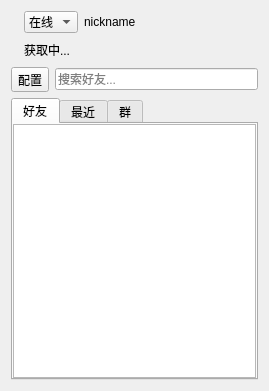
<?xml version="1.0" encoding="UTF-8"?>
<ui version="4.0">
 <class>Widget</class>
 <widget class="QWidget" name="Widget">
  <property name="geometry">
   <rect>
    <x>0</x>
    <y>0</y>
    <width>269</width>
    <height>391</height>
   </rect>
  </property>
  <layout class="QVBoxLayout" name="verticalLayout_5">
   <item>
    <widget class="QStackedWidget" name="stackedWidget">
     <property name="currentIndex">
      <number>1</number>
     </property>
     <widget class="QWidget" name="loginPage">
      <layout class="QHBoxLayout" name="horizontalLayout_5">
       <property name="margin">
        <number>0</number>
       </property>
       <item>
        <spacer name="horizontalSpacer_5">
         <property name="orientation">
          <enum>Qt::Horizontal</enum>
         </property>
         <property name="sizeHint" stdset="0">
          <size>
           <width>40</width>
           <height>20</height>
          </size>
         </property>
        </spacer>
       </item>
       <item>
        <layout class="QVBoxLayout" name="verticalLayout">
         <item>
          <spacer name="verticalSpacer">
           <property name="orientation">
            <enum>Qt::Vertical</enum>
           </property>
           <property name="sizeHint" stdset="0">
            <size>
             <width>20</width>
             <height>40</height>
            </size>
           </property>
          </spacer>
         </item>
         <item>
          <layout class="QHBoxLayout" name="horizontalLayout_7">
           <item>
            <spacer name="horizontalSpacer_7">
             <property name="orientation">
              <enum>Qt::Horizontal</enum>
             </property>
             <property name="sizeHint" stdset="0">
              <size>
               <width>40</width>
               <height>20</height>
              </size>
             </property>
            </spacer>
           </item>
           <item>
            <widget class="QLabel" name="label_4">
             <property name="text">
              <string/>
             </property>
             <property name="pixmap">
              <pixmap resource="resources.qrc">:/img/big.png</pixmap>
             </property>
            </widget>
           </item>
           <item>
            <spacer name="horizontalSpacer_8">
             <property name="orientation">
              <enum>Qt::Horizontal</enum>
             </property>
             <property name="sizeHint" stdset="0">
              <size>
               <width>40</width>
               <height>20</height>
              </size>
             </property>
            </spacer>
           </item>
          </layout>
         </item>
         <item>
          <layout class="QHBoxLayout" name="horizontalLayout_2">
           <item>
            <widget class="QLabel" name="label">
             <property name="text">
              <string>QQ 号码:</string>
             </property>
            </widget>
           </item>
           <item>
            <widget class="QLineEdit" name="wQQ">
             <property name="text">
              <string/>
             </property>
            </widget>
           </item>
          </layout>
         </item>
         <item>
          <layout class="QHBoxLayout" name="horizontalLayout_3">
           <item>
            <widget class="QLabel" name="label_2">
             <property name="text">
              <string>密码:   </string>
             </property>
            </widget>
           </item>
           <item>
            <widget class="QLineEdit" name="wPassword">
             <property name="text">
              <string/>
             </property>
             <property name="echoMode">
              <enum>QLineEdit::Password</enum>
             </property>
            </widget>
           </item>
          </layout>
         </item>
         <item>
          <layout class="QHBoxLayout" name="horizontalLayout_41">
           <item>
            <spacer name="horizontalSpacer_13">
             <property name="orientation">
              <enum>Qt::Horizontal</enum>
             </property>
             <property name="sizeHint" stdset="0">
              <size>
               <width>40</width>
               <height>20</height>
              </size>
             </property>
            </spacer>
           </item>
           <item>
            <widget class="QComboBox" name="wLoginStatus">
             <item>
              <property name="text">
               <string>在线</string>
              </property>
             </item>
             <item>
              <property name="text">
               <string>离开</string>
              </property>
             </item>
             <item>
              <property name="text">
               <string>忙碌</string>
              </property>
             </item>
             <item>
              <property name="text">
               <string>隐身</string>
              </property>
             </item>
            </widget>
           </item>
           <item>
            <spacer name="horizontalSpacer_12">
             <property name="orientation">
              <enum>Qt::Horizontal</enum>
             </property>
             <property name="sizeHint" stdset="0">
              <size>
               <width>40</width>
               <height>20</height>
              </size>
             </property>
            </spacer>
           </item>
          </layout>
         </item>
         <item>
          <layout class="QHBoxLayout" name="horizontalLayout_4">
           <item>
            <spacer name="horizontalSpacer">
             <property name="orientation">
              <enum>Qt::Horizontal</enum>
             </property>
             <property name="sizeHint" stdset="0">
              <size>
               <width>40</width>
               <height>20</height>
              </size>
             </property>
            </spacer>
           </item>
           <item>
            <widget class="QCheckBox" name="wAutoLogin">
             <property name="text">
              <string>自动登录</string>
             </property>
            </widget>
           </item>
           <item>
            <spacer name="horizontalSpacer_2">
             <property name="orientation">
              <enum>Qt::Horizontal</enum>
             </property>
             <property name="sizeHint" stdset="0">
              <size>
               <width>40</width>
               <height>20</height>
              </size>
             </property>
            </spacer>
           </item>
          </layout>
         </item>
         <item>
          <layout class="QHBoxLayout" name="horizontalLayout">
           <item>
            <spacer name="horizontalSpacer_3">
             <property name="orientation">
              <enum>Qt::Horizontal</enum>
             </property>
             <property name="sizeHint" stdset="0">
              <size>
               <width>40</width>
               <height>20</height>
              </size>
             </property>
            </spacer>
           </item>
           <item>
            <widget class="QPushButton" name="wLogin">
             <property name="text">
              <string>登录</string>
             </property>
            </widget>
           </item>
           <item>
            <spacer name="horizontalSpacer_4">
             <property name="orientation">
              <enum>Qt::Horizontal</enum>
             </property>
             <property name="sizeHint" stdset="0">
              <size>
               <width>40</width>
               <height>20</height>
              </size>
             </property>
            </spacer>
           </item>
          </layout>
         </item>
         <item>
          <spacer name="verticalSpacer_2">
           <property name="orientation">
            <enum>Qt::Vertical</enum>
           </property>
           <property name="sizeHint" stdset="0">
            <size>
             <width>20</width>
             <height>40</height>
            </size>
           </property>
          </spacer>
         </item>
        </layout>
       </item>
       <item>
        <spacer name="horizontalSpacer_6">
         <property name="orientation">
          <enum>Qt::Horizontal</enum>
         </property>
         <property name="sizeHint" stdset="0">
          <size>
           <width>40</width>
           <height>20</height>
          </size>
         </property>
        </spacer>
       </item>
      </layout>
     </widget>
     <widget class="QWidget" name="page_2">
      <layout class="QVBoxLayout" name="verticalLayout_3">
       <property name="margin">
        <number>0</number>
       </property>
       <item>
        <layout class="QHBoxLayout" name="horizontalLayout_9">
         <item>
          <widget class="QLabel" name="wMyAvatar">
           <property name="text">
            <string/>
           </property>
           <property name="pixmap">
            <pixmap resource="resources.qrc">:/img/small.png</pixmap>
           </property>
          </widget>
         </item>
         <item>
          <layout class="QVBoxLayout" name="verticalLayout_4">
           <item>
            <layout class="QHBoxLayout" name="horizontalLayout_8">
             <item>
              <widget class="QComboBox" name="comboBox">
               <item>
                <property name="text">
                 <string>在线</string>
                </property>
               </item>
               <item>
                <property name="text">
                 <string>离开</string>
                </property>
               </item>
               <item>
                <property name="text">
                 <string>忙碌</string>
                </property>
               </item>
               <item>
                <property name="text">
                 <string>隐身</string>
                </property>
               </item>
               <item>
                <property name="text">
                 <string>离线</string>
                </property>
               </item>
              </widget>
             </item>
             <item>
              <widget class="QLabel" name="wNicknameLine">
               <property name="text">
                <string>nickname</string>
               </property>
              </widget>
             </item>
             <item>
              <spacer name="horizontalSpacer_9">
               <property name="orientation">
                <enum>Qt::Horizontal</enum>
               </property>
               <property name="sizeHint" stdset="0">
                <size>
                 <width>40</width>
                 <height>20</height>
                </size>
               </property>
              </spacer>
             </item>
            </layout>
           </item>
           <item>
            <widget class="QStackedWidget" name="statusEditStack">
             <property name="sizePolicy">
              <sizepolicy hsizetype="Minimum" vsizetype="Fixed">
               <horstretch>0</horstretch>
               <verstretch>0</verstretch>
              </sizepolicy>
             </property>
             <property name="currentIndex">
              <number>0</number>
             </property>
             <widget class="QLabel" name="wStatusLine">
              <property name="sizePolicy">
               <sizepolicy hsizetype="Minimum" vsizetype="Preferred">
                <horstretch>0</horstretch>
                <verstretch>0</verstretch>
               </sizepolicy>
              </property>
              <property name="text">
               <string>获取中...</string>
              </property>
             </widget>
             <widget class="QLineEdit" name="wStatusLineEdit">
              <property name="sizePolicy">
               <sizepolicy hsizetype="Minimum" vsizetype="Preferred">
                <horstretch>0</horstretch>
                <verstretch>0</verstretch>
               </sizepolicy>
              </property>
             </widget>
            </widget>
           </item>
          </layout>
         </item>
        </layout>
       </item>
       <item>
        <layout class="QHBoxLayout" name="horizontalLayout_6">
         <item>
          <widget class="QToolButton" name="toolButton">
           <property name="text">
            <string>配置</string>
           </property>
          </widget>
         </item>
         <item>
          <widget class="QLineEdit" name="wSearchBox">
           <property name="placeholderText">
            <string>搜索好友...</string>
           </property>
          </widget>
         </item>
        </layout>
       </item>
       <item>
        <widget class="QTabWidget" name="tabWidget">
         <property name="currentIndex">
          <number>0</number>
         </property>
         <widget class="QWidget" name="friendsTab">
          <attribute name="icon">
           <iconset resource="resources.qrc">
            <normaloff>:/img/display-capplet.png</normaloff>:/img/display-capplet.png</iconset>
          </attribute>
          <attribute name="title">
           <string>好友</string>
          </attribute>
          <layout class="QVBoxLayout" name="verticalLayout_2">
           <property name="margin">
            <number>0</number>
           </property>
           <item>
            <widget class="QTreeWidget" name="wFriendsTree">
             <property name="contextMenuPolicy">
              <enum>Qt::CustomContextMenu</enum>
             </property>
             <property name="autoScrollMargin">
              <number>16</number>
             </property>
             <property name="iconSize">
              <size>
               <width>24</width>
               <height>24</height>
              </size>
             </property>
             <attribute name="headerVisible">
              <bool>false</bool>
             </attribute>
             <column>
              <property name="text">
               <string>好友</string>
              </property>
             </column>
            </widget>
           </item>
          </layout>
         </widget>
         <widget class="QWidget" name="recentTab">
          <attribute name="icon">
           <iconset resource="resources.qrc">
            <normaloff>:/img/document-open-recent.png</normaloff>:/img/document-open-recent.png</iconset>
          </attribute>
          <attribute name="title">
           <string>最近</string>
          </attribute>
          <layout class="QVBoxLayout" name="verticalLayout_6">
           <property name="margin">
            <number>0</number>
           </property>
           <item>
            <widget class="QTreeWidget" name="wRecentTree">
             <property name="autoScrollMargin">
              <number>16</number>
             </property>
             <property name="iconSize">
              <size>
               <width>24</width>
               <height>24</height>
              </size>
             </property>
             <property name="headerHidden">
              <bool>true</bool>
             </property>
             <column>
              <property name="text">
               <string notr="true">1</string>
              </property>
             </column>
            </widget>
           </item>
          </layout>
         </widget>
         <widget class="QWidget" name="mGroupTree">
          <attribute name="icon">
           <iconset resource="resources.qrc">
            <normaloff>:/img/network-workgroup.png</normaloff>:/img/network-workgroup.png</iconset>
          </attribute>
          <attribute name="title">
           <string>群</string>
          </attribute>
          <layout class="QVBoxLayout" name="verticalLayout_7">
           <property name="margin">
            <number>0</number>
           </property>
           <item>
            <widget class="QTreeWidget" name="treeWidget_2">
             <property name="headerHidden">
              <bool>true</bool>
             </property>
             <column>
              <property name="text">
               <string notr="true">1</string>
              </property>
             </column>
            </widget>
           </item>
          </layout>
         </widget>
        </widget>
       </item>
      </layout>
     </widget>
    </widget>
   </item>
  </layout>
 </widget>
 <resources>
  <include location="resources.qrc"/>
 </resources>
 <connections/>
</ui>
